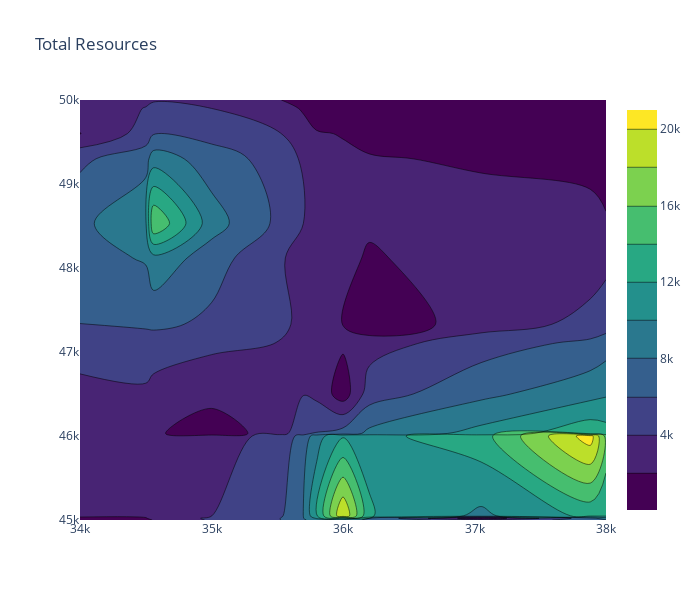

Notebook code for this chart:
### Code cell
# Plot the Contour of the Total Resources
fig = go.Figure(data=[go.Contour(z=well_info['Total Resources'], x=well_info['X'], y=well_info['Y'], colorscale='Viridis')])
fig.update_layout(
    height=600,
    width=700,
    title_text='Total Resources'
)

fig.show()

### Figure 1 — Plotly figure (JSON) as saved in the notebook; plotly's stock layout.template omitted (floating-point values rounded to 4 significant figures)
{"data": [{"colorscale": [[0, "#440154"], [0.1111, "#482878"], [0.2222, "#3e4989"], [0.3333, "#31688e"], [0.4444, "#26828e"], [0.5556, "#1f9e89"], [0.6667, "#35b779"], [0.7778, "#6ece58"], [0.8889, "#b5de2b"], [1, "#fde725"]], "type": "contour", "x": [34500, 36000, 37050, 37880, 35000, 36000, 34000, 36200, 34560, 35520, 38000, 35700, 34000, 35800], "y": [45000, 45050, 45020, 46000, 46030, 46500, 47100, 47330, 48530, 48120, 49300, 50000, 49600, 49900], "z": [165.0, 19910.0, 401.9, 21000.0, 378.1, 894.6, 4347.0, 353.1, 15950.0, 4095.0, 897.5, 69.6, 1947.0, 969.5]}], "layout": {"height": 600, "title": {"text": "Total Resources"}, "width": 700}}
